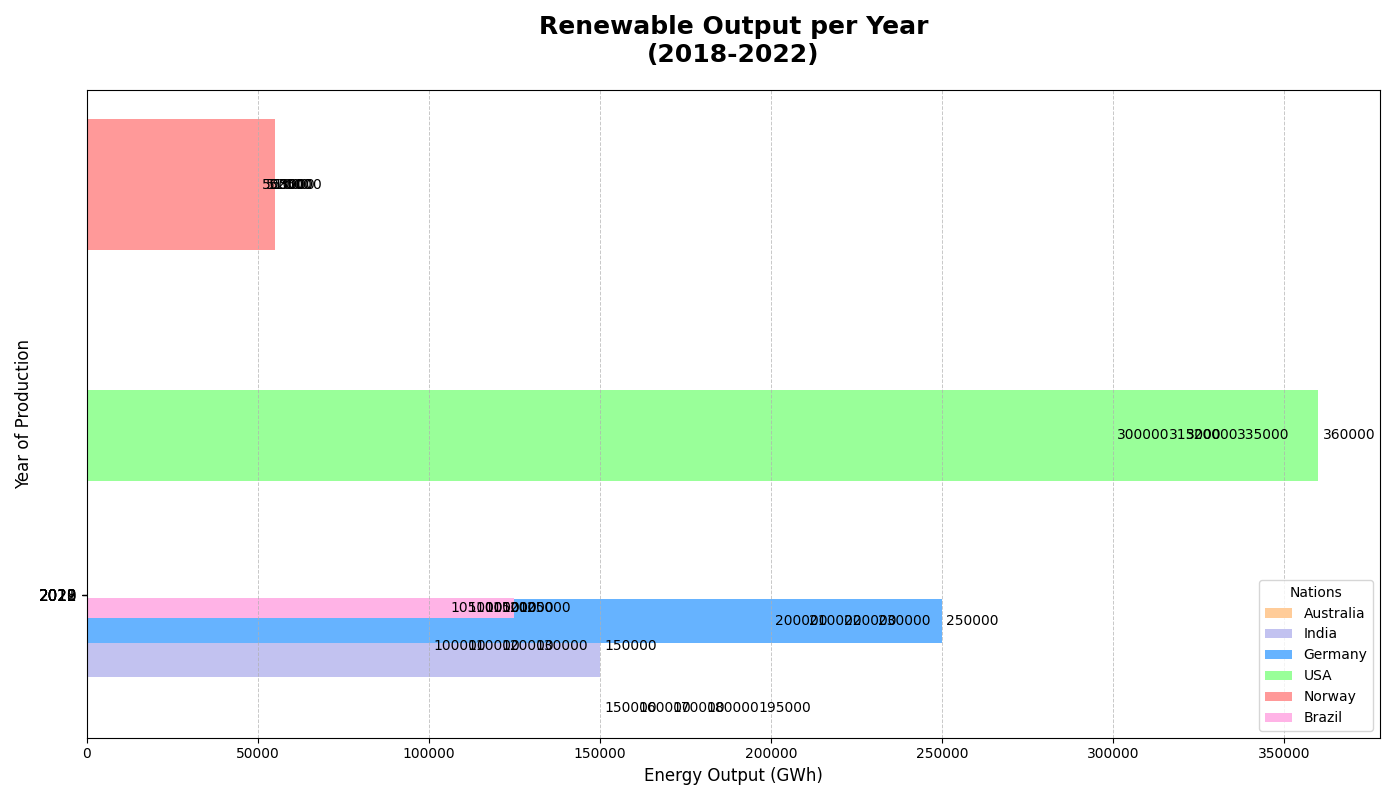

Write the Python code that produced this figure.
import matplotlib.pyplot as plt
import numpy as np

countries = ['Australia', 'India', 'Germany', 'USA', 'Norway', 'Brazil']
years = ['2022', '2019', '2020', '2018', '2021']

norway_production = [53000, 51000, 52000, 50000, 55000]
germany_production = [230000, 210000, 220000, 200000, 250000]
usa_production = [320000, 315000, 300000, 335000, 360000]
australia_production = [150000, 195000, 160000, 180000, 170000]
india_production = [130000, 150000, 100000, 110000, 120000]
brazil_production = [110000, 105000, 115000, 120000, 125000]  # New data for Brazil

data = [australia_production, india_production, germany_production, usa_production, norway_production, brazil_production]

fig, ax = plt.subplots(figsize=(14, 8))

width = 0.13  # Adjusted bar width due to additional data series
y = np.arange(len(years))

colors = ['#ffcc99', '#c2c2f0', '#66b3ff', '#99ff99', '#ff9999', '#ffb3e6']  # Added color for Brazil

for i, (country_data, color) in enumerate(zip(data, colors)):
    rects = ax.barh(y + i * width, country_data, height=width, label=countries[i], color=color)
    for rect in rects:
        width = rect.get_width()
        ax.annotate(f'{width}', xy=(width, rect.get_y() + rect.get_height() / 2),
                    xytext=(3, 0), textcoords="offset points", ha='left', va='center', fontsize=10, color='black')

ax.set_ylabel('Year of Production', fontsize=12)
ax.set_xlabel('Energy Output (GWh)', fontsize=12)
ax.set_title('Renewable Output per Year\n(2018-2022)', fontsize=18, fontweight='bold', pad=20)
ax.set_yticks(y + width * 2.5)  # Adjusted y-ticks to center the labels
ax.set_yticklabels(years, fontsize=11)
ax.legend(title="Nations", fontsize=10, loc='lower right')

ax.xaxis.grid(True, linestyle='--', linewidth=0.7, alpha=0.7)

plt.tight_layout()
plt.show()
